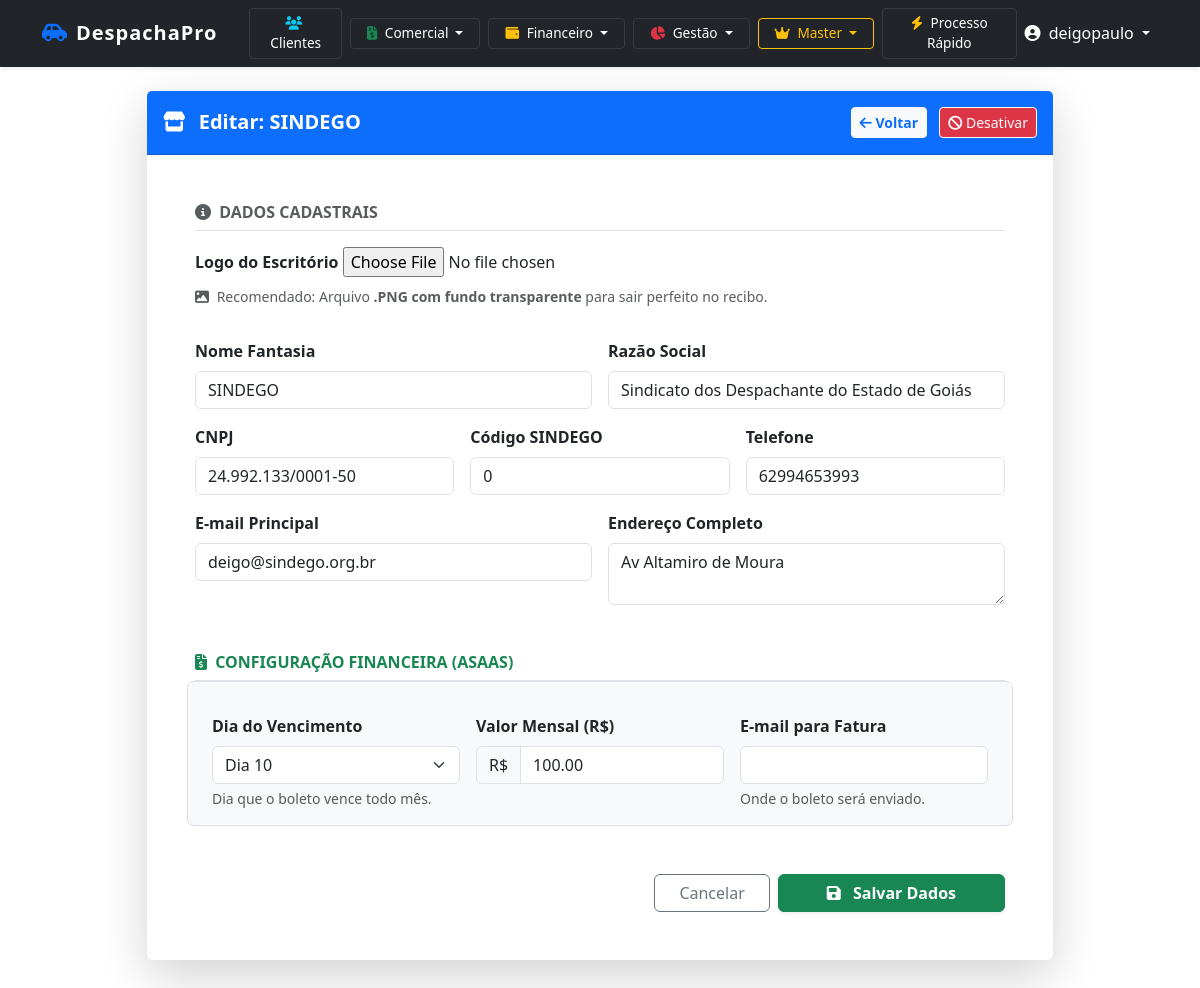
/master/despachantes/1/ (signed in), run on the app's committed database.
### cadastro/models.py (models this page shows, shortened)
class Despachante(models.Model):
    nome_fantasia = models.CharField(max_length=255)
    razao_social = models.CharField(max_length=255)
    cnpj = models.CharField(max_length=18, unique=True)
    codigo_sindego = models.CharField(max_length=50, verbose_name="Código SINDEGO")
    telefone = models.CharField(max_length=20)
    email = models.EmailField()
    endereco_completo = models.TextField()
    data_cadastro = models.DateTimeField(auto_now_add=True)
    ativo = models.BooleanField(default=True)
    logo = models.ImageField(
        upload_to='logos_despachantes/',
        null=True,
        blank=True,
        verbose_name="Logo do Escritório",
        help_text="Formato obrigatório: PNG com fundo transparente. Tamanho ideal: 300x100px.",
        validators=[FileExtensionValidator(['png'])]
    )
    aliquota_imposto = models.DecimalField(
        max_digits=5, decimal_places=2, default=0.00,
        help_text="Alíquota de imposto sobre honorários (ex: 5.00 para 5%)"
    )
    taxa_bancaria_padrao = models.DecimalField(
        max_digits=5, decimal_places=2, default=0.00,
        help_text="Taxa bancária/maquininha média (ex: 2.50 para 2.5%)"
    )
    valor_honorario_padrao = models.DecimalField(
        max_digits=10,
        decimal_places=2,
        default=0.00,
        verbose_name="Honorário Padrão (Orçamento)",
        help_text="Valor sugerido automaticamente no campo de honorários ao criar um novo orçamento."
    )
    valor_taxa_sindego_padrao = models.DecimalField(
        max_digits=10, decimal_places=2, default=13.00,
        verbose_name="Taxa Sindego (Padrão)",
        help_text="Valor cobrado na maioria dos processos (Custo Operacional)."
    )
    valor_taxa_sindego_reduzida = models.DecimalField(
        max_digits=10, decimal_places=2, default=6.50,
        verbose_name="Taxa Sindego (Reduzida)",
        help_text="Valor cobrado em processos específicos."
    )
    email_fatura = models.EmailField(
        blank=True, null=True,
        help_text="E-mail que receberá os boletos/Pix da mensalidade do sistema."
    )
    valor_mensalidade = models.DecimalField(
        max_digits=10, decimal_places=2, default=100.00,
        help_text="Valor da assinatura mensal deste despachante."
    )
    DIA_VENCIMENTO_CHOICES = [(i, f'Dia {i}') for i in range(1, 29)]
    dia_vencimento = models.IntegerField(
        choices=DIA_VENCIMENTO_CHOICES,
        default=10,
        verbose_name="Dia de Vencimento Preferencial"
    )
    asaas_customer_id = models.CharField(
        max_length=50, blank=True, null=True,
        verbose_name="ID Asaas (Cliente)",
        help_text="ID gerado automaticamente pela integração."
    )
    asaas_api_key = models.CharField(
        max_length=255,
        blank=True,
        null=True,
        verbose_name="Chave de API (Asaas)",
        help_text="Chave gerada no painel do Asaas para receber pagamentos diretamente."
    )

### cadastro/views.py (the view)
# urls.py: path('master/despachantes/<int:id>/', views.master_editar_despachante, name='master_editar_despachante'),
@login_required
@user_passes_test(is_master)
def master_editar_despachante(request, id=None):
    if id:
        despachante = get_object_or_404(Despachante, id=id)
        titulo = f"Editar: {despachante.nome_fantasia}"
    else:
        despachante = None
        titulo = "Novo Despachante"
    if request.method == 'POST':
        form = DespachanteForm(request.POST, request.FILES, instance=despachante)
        if form.is_valid():
            form.save()
            messages.success(request, "Dados do despachante salvos!")
            return redirect('master_listar_despachantes')
    else:
        form = DespachanteForm(instance=despachante)
    return render(request, 'master/form_despachante.html', {'form': form, 'titulo': titulo})

### cadastro/views.py (called while the page is built)
def is_master(user):
    return user.is_superuser

### cadastro/templates/master/form_despachante.html (shortened to what this page needs)
{% extends 'base.html' %}
{% block content %}
<div class="container">
    <div class="row justify-content-center">
        <div class="col-lg-10">
            <div class="card border-0 shadow-lg">
                <div class="card-header bg-primary text-white py-3 d-flex justify-content-between align-items-center">
                    <h5 class="mb-0 fw-bold"><i class="fas fa-store me-2"></i> {{ titulo }}</h5>
                    <div>
                        <a href="{% url 'master_listar_despachantes' %}" class="btn btn-sm btn-light text-primary fw-bold me-2">
                            <i class="fas fa-arrow-left"></i> Voltar
                        </a>
                        {% if form.instance.pk %}
                            <button type="button" class="btn btn-sm btn-danger border-white" onclick="alert('Funcionalidade de desativar empresa em desenvolvimento!');">
                                <i class="fas fa-ban"></i> Desativar
                            </button>
                        {% endif %}
                    </div>
                </div>
                <div class="card-body p-5">
                    <form method="post" enctype="multipart/form-data">
                        <h6 class="text-uppercase text-muted fw-bold mb-3 border-bottom pb-2">
                            <i class="fas fa-info-circle me-1"></i> Dados Cadastrais
                        </h6>
                        <div class="row g-3 mb-4">
                            <div class="col-12 mb-3">
                                <label class="form-label fw-bold">Logo do Escritório</label>
                                {{ form.logo }}
                                <div class="form-text small text-muted">
                                    <i class="fas fa-image me-1"></i> Recomendado: Arquivo <strong>.PNG com fundo transparente</strong> para sair perfeito no recibo.
                                </div>
                            </div>
                            <div class="col-md-6">
                                <label class="form-label fw-bold">Nome Fantasia</label>
                                {{ form.nome_fantasia }}
                            </div>
                            <div class="col-md-6">
                                <label class="form-label fw-bold">Razão Social</label>
                                {{ form.razao_social }}
                            </div>
                            <div class="col-md-4">
                                <label class="form-label fw-bold">CNPJ</label>
                                {{ form.cnpj }}
                            </div>
                            <div class="col-md-4">
                                <label class="form-label fw-bold">Código SINDEGO</label>
                                {{ form.codigo_sindego }}
                            </div>
                            <div class="col-md-4">
                                <label class="form-label fw-bold">Telefone</label>
                                {{ form.telefone }}
                            </div>
                            <div class="col-md-6">
                                <label class="form-label fw-bold">E-mail Principal</label>
                                {{ form.email }}
                            </div>
                            <div class="col-md-6">
                                <label class="form-label fw-bold">Endereço Completo</label>
                                {{ form.endereco_completo }}
                            </div>
                        </div>
                        <h6 class="text-uppercase text-success fw-bold mb-3 border-bottom pb-2 mt-5">
                            <i class="fas fa-file-invoice-dollar me-1"></i> Configuração Financeira (Asaas)
                        </h6>
                        <div class="row g-3 bg-light p-3 rounded border">
                            <div class="col-md-4">
                                <label class="form-label fw-bold text-dark">Dia do Vencimento</label>
                                {{ form.dia_vencimento }}
                                <div class="form-text">Dia que o boleto vence todo mês.</div>
                            </div>
                            <div class="col-md-4">
                                <label class="form-label fw-bold text-dark">Valor Mensal (R$)</label>
                                <div class="input-group">
                                    <span class="input-group-text">R$</span>
                                    {{ form.valor_mensalidade }}
                                </div>
                            </div>
                            <div class="col-md-4">
                                <label class="form-label fw-bold text-dark">E-mail para Fatura</label>
                                {{ form.email_fatura }}
                                <div class="form-text">Onde o boleto será enviado.</div>
                            </div>
                        </div>
                        <div class="d-flex justify-content-end gap-2 mt-5">
                            <a href="{% url 'master_listar_despachantes' %}" class="btn btn-outline-secondary px-4">Cancelar</a>
                            <button type="submit" class="btn btn-success fw-bold px-5 shadow-sm">
                                <i class="fas fa-save me-2"></i> Salvar Dados
                            </button>
                        </div>
                    </form>
                </div>
            </div>
        </div>
    </div>
</div>
{% endblock %}

### cadastro/templates/base.html (shortened to what this page needs)
<!DOCTYPE html>
<html lang="pt-br">
<head>
    {% load static %}
    <link href="{% static 'css/bootstrap.min.css' %}" rel="stylesheet">
    <link href="{% static 'css/custom.css' %}" rel="stylesheet">
    <link href="https://cdnjs.cloudflare.com/ajax/libs/font-awesome/6.4.0/css/all.min.css" rel="stylesheet">
</head>
<body>
<nav class="navbar navbar-expand-lg navbar-dark bg-dark sticky-top shadow-sm">
    <div class="container">
        <a class="navbar-brand d-flex align-items-center" href="{% url 'dashboard' %}">
            {% if user.is_authenticated and user.perfilusuario.despachante.logo %}
                <img src="{{ user.perfilusuario.despachante.logo.url }}" alt="Logo" class="me-2">
            {% else %}
                <i class="fas fa-car-side text-primary me-2"></i> DespachaPro
            {% endif %}
        </a>
        {% if user.is_authenticated %}
        <div class="collapse navbar-collapse" id="navbarNav">
            <ul class="navbar-nav me-auto align-items-center">
                <li class="nav-item ms-lg-3 mt-2 mt-lg-0">
                    <a href="{% url 'lista_clientes' %}" class="btn btn-nav-dark btn-sm px-3">
                        <i class="fas fa-users me-1 text-info"></i> Clientes
                    </a>
                </li>
                <li class="nav-item dropdown ms-lg-2 mt-2 mt-lg-0">
                    <a class="btn btn-nav-dark btn-sm px-3 dropdown-toggle" href="#" role="button" data-bs-toggle="dropdown">
                        <i class="fas fa-file-invoice-dollar me-1 text-success"></i> Comercial
                    </a>
                </li>
                {% if user.is_superuser or user.perfilusuario.tipo_usuario == 'ADMIN' %}
                <li class="nav-item dropdown ms-lg-2 mt-2 mt-lg-0">
                    <a class="btn btn-nav-dark btn-sm px-3 dropdown-toggle" href="#" role="button" data-bs-toggle="dropdown">
                        <i class="fas fa-wallet me-1 text-warning"></i> Financeiro
                    </a>
                </li>
                {% endif %}
                <li class="nav-item dropdown ms-lg-2 mt-2 mt-lg-0">
                    <a class="btn btn-nav-dark btn-sm px-3 dropdown-toggle" href="#" role="button" data-bs-toggle="dropdown">
                        <i class="fas fa-chart-pie me-1 text-danger"></i> Gestão
                    </a>
                </li>
                {% if user.is_superuser %}
                <li class="nav-item dropdown ms-lg-2 mt-2 mt-lg-0">
                    <a class="btn btn-nav-dark btn-sm px-3 dropdown-toggle border-warning text-warning" href="#" role="button" data-bs-toggle="dropdown">
                        <i class="fas fa-crown me-1"></i> Master
                    </a>
                </li>
                {% endif %}
                <li class="nav-item ms-lg-2 mt-2 mt-lg-0">
                    <a href="{% url 'cadastro_rapido' %}" class="btn btn-nav-dark btn-sm px-3">
                        <i class="fas fa-bolt me-1 text-warning"></i> Processo Rápido
                    </a>
                </li>
            </ul>
            <ul class="navbar-nav ms-auto">
                <li class="nav-item dropdown">
                    <a class="nav-link dropdown-toggle text-white" href="#" role="button" data-bs-toggle="dropdown">
                        <i class="fas fa-user-circle me-1"></i> {{ user.username }}
                    </a>
                </li>
            </ul>
        </div>
        {% endif %}
    </div>
</nav>
<div class="container mt-4 mb-5">
    {% block content %}{% endblock %}
</div>
</body>
</html>

### static/css/custom.css (style rules this page uses)
.navbar-brand { font-weight: 700; letter-spacing: 1px; }

### cadastro/templates/base.html (style rules this page uses)
.btn-nav-dark { background-color: #212529; color: #ffffff; border: 1px solid #373b3e; font-size: 0.85rem; transition: all 0.2s; }

### data on the page
Despachante: nome_fantasia "SINDEGO", razao_social "Sindicato dos Despachante do Estado de Goiás", cnpj "24.992.133/0001-50", codigo_sindego "0", telefone "62994653993", email "deigo@sindego.org.br", endereco_completo "Av Altamiro de Moura", dia_vencimento "Dia 10", valor_mensalidade "100.00"

### other printed values
{{ user.username }} "deigopaulo"
{{ titulo }} "Editar: SINDEGO"
